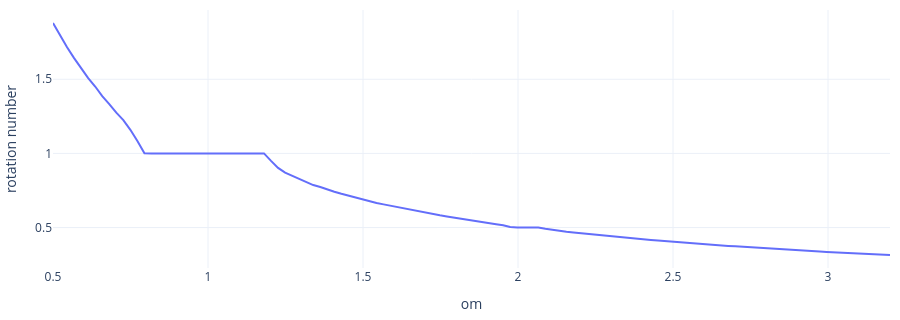
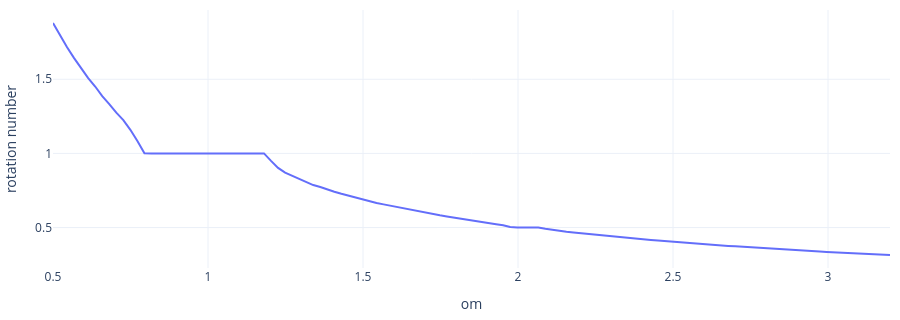

Notebook source saved alongside these figures, in order:
### Markdown cell above
**Rotation number** (mean dx/dt per forcing cycle, relative to `om`) against `om`: the
flat steps are the locked ranges.

### Code cell
import numpy as np
from pyxpp.builder import ModelBuilder
unfolded = (ModelBuilder("phase_unfolded").function("p(x)", "-sin(x)/(1+a*cos(x))")
            .ode("x", "1+b*p(x)*cos(y)").ode("y", "om").parameter(om=2, b=0.25, a=0.25)
            .option(total=600, dt=0.05, bound=1e9))
unfolded = load(unfolded)
OM = np.linspace(0.5, 3.2, 120)
rho = []
for o in OM:
    tr = unfolded.run(keep=False, om=o, b=0.4, x=0, y=0, total=600, trans=100)
    rho.append((tr["x"][-1] - tr["x"][0]) / (tr["y"][-1] - tr["y"][0]))
show_figure(go.Figure(go.Scatter(x=OM, y=rho, mode="lines")), xaxis_title="om", yaxis_title="rotation number", height=320)
